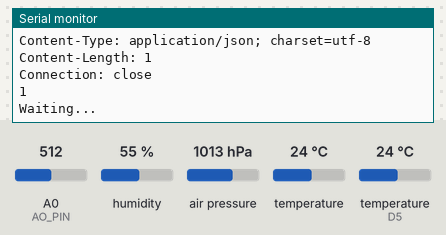
Recording of a sketch running on a simulated ESP8266 (NodeMCU). On the bench: the last lines printed to the serial monitor. Inputs (shaded band) come from the test bench; at power-on: A0 (AO_PIN) = 512, humidity 55 %, air pressure 1013 hPa, temperature 24 °C, temperature (sensor on D5) 24 °C. WiFi joins after 1.5 s; servers stay silent unless stated; web services answer with replies made up by the test bench.

Above: at 15.0 s.
15.1 s: A0 (AO_PIN) set to 710
At 18.4 s:
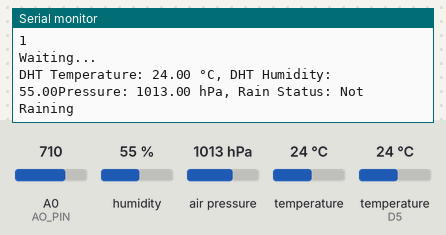
27.4 s: humidity set to 22 %
At 35.4 s:
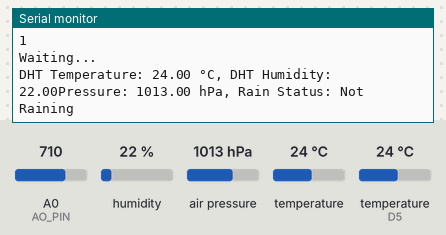
39.7 s: air pressure set to 952 hPa
At 51.5 s:
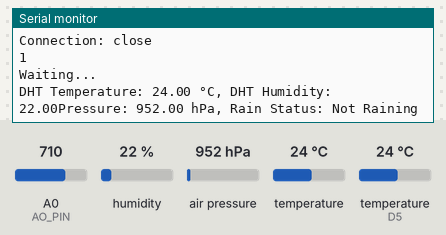

The sketch:

mini_code.ino
```cpp
#include <Wire.h>
#include <Adafruit_Sensor.h>
#include <Adafruit_BMP280.h>
#include <DHT.h>
#include <ESP8266WiFi.h>

// ThingSpeak settings
String apiKey = "D64QYC4DTTTMKOOW"; // Replace with your Write API key
const char *ssid = "Galaxy A120939"; // Replace with your Wi-Fi SSID
const char *pass = "auaz3575";       // Replace with your Wi-Fi password
const char *server = "api.thingspeak.com";

// BMP280 sensor configuration
Adafruit_BMP280 bmp; // Create an instance of the BMP280 sensor

// DHT11 sensor configuration
#define DHTPIN D5          // Pin where the DHT11 is connected
DHT dht(DHTPIN, DHT11);

// Rain sensor configuration
#define POWER_PIN D7 // Pin providing power to the rain sensor
#define AO_PIN A0    // Analog pin connected to the rain sensor
const int RAIN_THRESHOLD = 700; // Adjust based on your sensor calibration

WiFiClient client;

void setup() {
  Serial.begin(9600);
  delay(10);

  // Initialize sensors
  dht.begin();
  pinMode(POWER_PIN, OUTPUT); // Configure the power pin for the rain sensor as OUTPUT

  // Connect to Wi-Fi
  Serial.println("Connecting to Wi-Fi...");
  WiFi.mode(WIFI_STA);
  WiFi.begin(ssid, pass);
  while (WiFi.status() != WL_CONNECTED) {
    delay(500);
    Serial.print(".");
  }
  Serial.println("\nWi-Fi connected.");

  // Initialize BMP280 sensor
  if (!bmp.begin(0x76)) { // Initialize BMP280 with default I2C address 0x76
    Serial.println("Could not find a valid BMP280 sensor, check wiring!");
    while (1);
  }
}

void loop() {
  // Read data from DHT11
  float humidity = dht.readHumidity();
  float temperatureDHT = dht.readTemperature();

  if (isnan(humidity) || isnan(temperatureDHT)) {
    Serial.println("Failed to read from DHT sensor!");
    return;
  }

  // Read data from BMP280
  float temperatureBMP = bmp.readTemperature();
  float pressure = bmp.readPressure() / 100.0F; // Convert pressure to hPa

  if (isnan(temperatureBMP) || isnan(pressure)) {
    Serial.println("Failed to read from BMP280 sensor!");
    return;
  }

  // Power the rain sensor and read its value
  digitalWrite(POWER_PIN, HIGH); // Turn the sensor ON
  delay(10);                     // Allow time to stabilize
  int rainValue = analogRead(AO_PIN);
  digitalWrite(POWER_PIN, LOW);  // Turn the sensor OFF

  // Determine rain status
  bool isRaining = rainValue < RAIN_THRESHOLD; // True if raining, false otherwise

  // Log data to the Serial Monitor
  Serial.print("DHT Temperature: ");
  Serial.print(temperatureDHT);
  Serial.print(" °C, DHT Humidity: ");
  Serial.print(humidity);
  //Serial.print(" %, BMP Temperature: ");
 // Serial.print(temperatureBMP);
  Serial.print("Pressure: ");
  Serial.print(pressure);
  Serial.print(" hPa, Rain Status: ");
  Serial.println(isRaining ? "Raining" : "Not Raining");

  // Send data to ThingSpeak
  if (client.connect(server, 80)) {
    String postStr = "api_key=" + apiKey;
    postStr += "&field1=";
    postStr += String(temperatureDHT); // Send DHT temperature
    postStr += "&field2=";
    postStr += String(humidity); // Send DHT humidity
    postStr += "&field3=";
    postStr += String(isRaining); // Send rain status
    postStr += "&field5=";
    postStr += String(temperatureBMP); // Send BMP temperature
    postStr += "&field4=";
    postStr += String(pressure); // Send pressure
    postStr += "\r\n\r\n";

    client.print("POST /update HTTP/1.1\n");
    client.print("Host: api.thingspeak.com\n");
    client.print("Connection: close\n");
    client.print("X-THINGSPEAKAPIKEY: " + apiKey + "\n");
    client.print("Content-Type: application/x-www-form-urlencoded\n");
    client.print("Content-Length: ");
    client.print(postStr.length());
    client.print("\n\n");
    client.print(postStr);

    // Check for response from ThingSpeak
    unsigned long timeout = millis();
    while (client.available() == 0) {
      if (millis() - timeout > 5000) {
        Serial.println("Timeout while waiting for response.");
        client.stop();
        return;
      }
    }

    // Read the response from ThingSpeak
    String response = "";
    while (client.available()) {
      response = client.readString();
    }

    Serial.println("Data sent to ThingSpeak.");
    Serial.println("Response: " + response);
  } else {
    Serial.println("Failed to connect to ThingSpeak.");
  }

  client.stop();
  Serial.println("Waiting...");

  // ThingSpeak requires at least 15 seconds between updates
  delay(15000);
}
```

Measured:
- after the input at 15.1 s, the serial monitor: prints a new line after 2.9 s (image 1)
- after the input at 27.4 s, the serial monitor: prints a new line after 7.0 s (image 2)
- after the input at 39.7 s, the serial monitor: prints a new line after 11.1 s (image 3)
